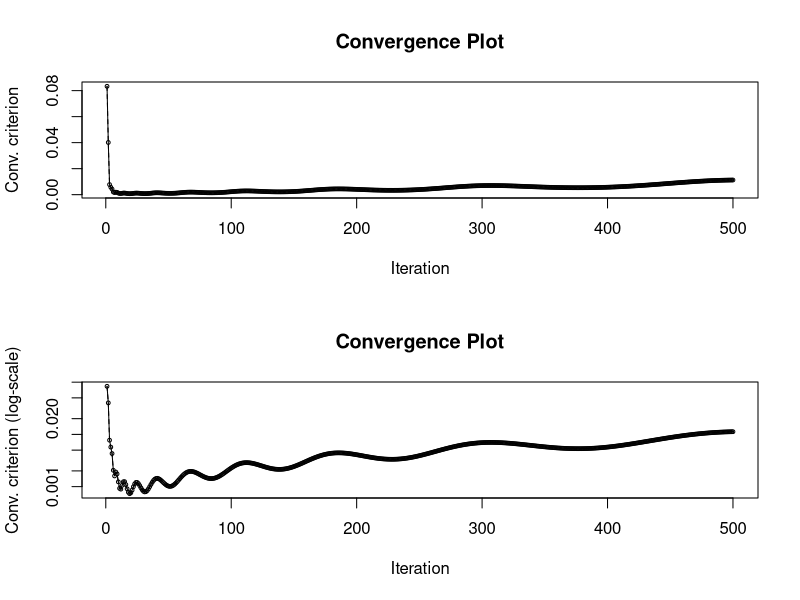

Reproduce this figure in R.
# --------------------------------------------------------------
# Computational Statistics
# Homework 1
# Name: Leon Löppert
# --------------------------------------------------------------

# Load dependencies ----
library(pracma)

# Problem 1.1 Conjugate Gradient Algorithm ----

CG <-
  function(A, b, x) {
    r <- b - A %*% x  # Initialize residual vector
    p <- r
    j <- 0
    
    conv <- Norm(r)
    
    if(all(b == 0)) {
      error <- Norm(r, Inf)
    }
    
    cat("Starting Conguate Gradient algorithm...\n")
    while (((Norm(r) / Norm(b)) > 1e-14) && j < 500) {
      alpha <- crossprod(r) / (t(p) %*% A %*% p)
      x <- x + c(alpha) * p
      rnew <- r - c(alpha) * (A %*% p)
      beta <- crossprod(rnew) / crossprod(r)
      p <- rnew + c(beta) * p
      r <- rnew
      j <- j + 1
      
      conv[j] <- Norm(r) / Norm(b)
      
      if(all(b == 0)) {
        err[j] <- Norm(x, Inf)
      }
      cat(sprintf('It. %3.0f: %20.16e', j, conv[j]), "\n")
    }
    cat("...finished!\n")
    cat("The solution for x is:", x, "\n")

    par(mfrow = c(2, 1))
    
    plot(
      1:j,
      conv,
      type = 'o',
      col = 'black',
      main = 'Convergence Plot',
      xlab = 'Iteration',
      ylab = 'Conv. criterion', cex = 0.5
    )
    lines(1:j, conv, lty = 2, col = 'black')
    
    plot(
      1:j,
      conv,
      type = 'o',
      log = 'y',
      col = 'black',
      main = 'Convergence Plot',
      xlab = 'Iteration',
      ylab = 'Conv. criterion (log-scale)',
      cex = 0.5
    )
    lines(1:j, conv, lty = 2, col = 'black')
    
    return(list(conv = conv, x = x))
  }


# Testing algorithm ----
A <- matrix(c(4, 1, 2, 3), nrow = 2, byrow = TRUE)
x <- c(1, 2)
b <- A %*% x

x0 <- c(0,0)

CG_results <- CG(A, b, x0)
#CG_results

R_solver_results <- solve(A, b)
R_solver_results



